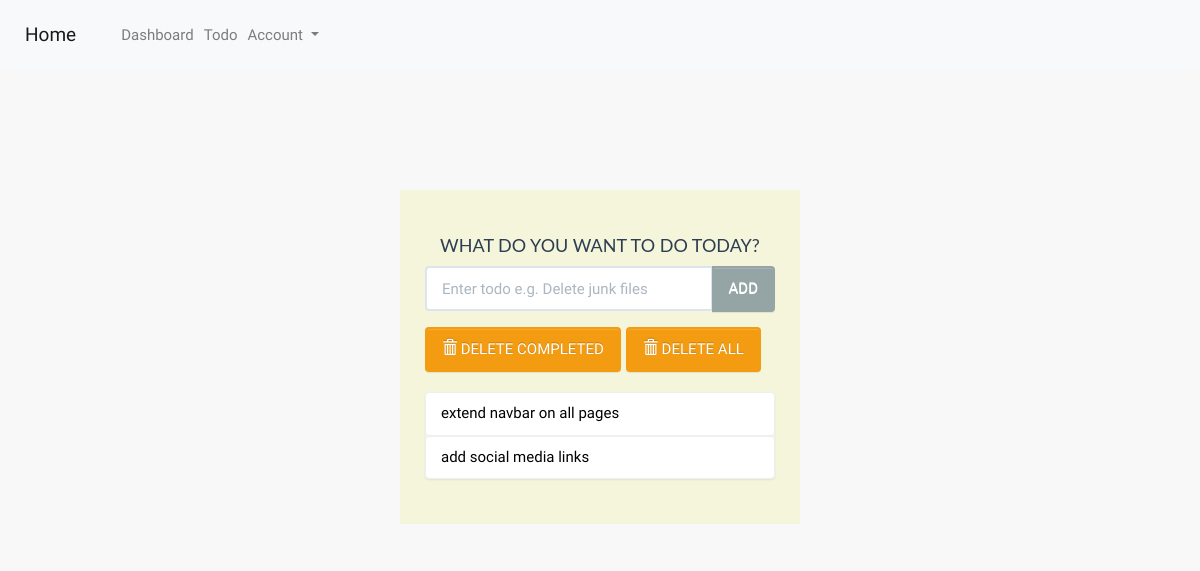
Page /todo/ (signed in) on the earlier database version.
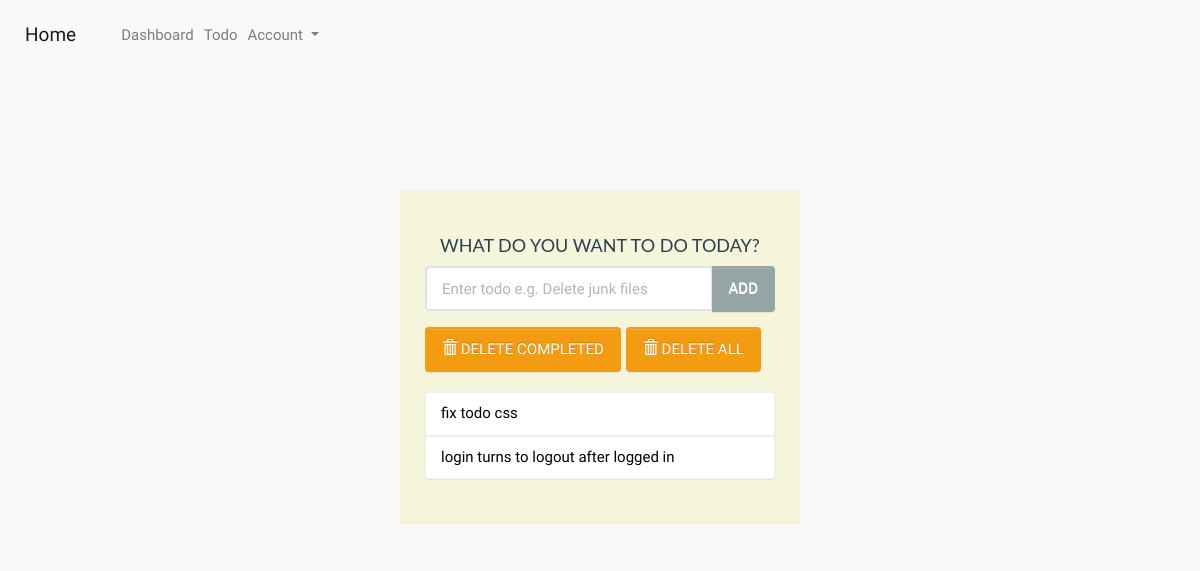
Same page on the later database version.
### todo/models.py (models this page shows, shortened)
class Todo(models.Model):
    text = models.CharField(max_length=40)
    complete = models.BooleanField(default=False)

### todo/views.py (the view)
# urls.py: path('', views.index, name='todo_url'),
@login_required
def index(request):
    todo_list = Todo.objects.order_by('id')
    form = TodoForm()
    context = {'todo_list' : todo_list, 'form' : form}
    return render(request, 'todo/index.html', context)

### todo/forms.py
class TodoForm(forms.Form):
    text = forms.CharField(max_length=40,
        widget=forms.TextInput(
            attrs={'class' : 'form-control', 'placeholder' : 'Enter todo e.g. Delete junk files', 'aria-label' : 'Todo', 'aria-describedby' : 'add-btn'}))

### todo/templates/todo/index.html (shortened to what this page needs)
{% extends 'base/navbar.html' %}
{% block navbar %}
    {% load static %}
    <!DOCTYPE html>
    <html lang="en">
    <head>
        <link rel="stylesheet" href="{% static 'todo/bs/css/flatly.min.css' %}"/>
        <link rel="stylesheet" href="{% static 'todo/styles.css' %}"/>
    </head>
    <body>
    <div class="container-fluid" id="wrapper">
        <div class="row">
            <div class="col-lg-4 col-lg-offset-4" id="content">
                <h2>WHAT DO YOU WANT TO DO TODAY?</h2>
                <form action="{% url 'add' %}" method="POST" role="form">
                    <div class="form-group">
                        <div class="input-group">
                            {{ form.text }}
                            <span class="input-group-btn">
								  <button type="submit" class="btn btn-default" id="add-btn">ADD</button>
							  </span>
                        </div>
                    </div>
                </form>
                <div class="row t10">
                    <div class="col-lg-12">
                        <div class="btn-toolbar">
                            <div class="btn-group">
                                <a href="{% url 'deletecomplete' %}">
                                    <button type="button" class="btn btn-warning">
                                        <i class="glyphicon glyphicon-trash"></i> DELETE COMPLETED
                                    </button>
                                </a>
                            </div>
                            <div class="btn-group">
                                <a href="{% url 'deleteall' %}">
                                    <button type="button" class="btn btn-warning">
                                        <i class="glyphicon glyphicon-trash"></i> DELETE ALL
                                    </button>
                                </a>
                            </div>
                        </div>
                    </div>
                </div>
                <ul class="list-group t20">
                    {% for todo in todo_list %}
                        {% if todo.complete %}
                            <li class="list-group-item todo-completed">{{ todo.text }}</li>
                        {% else %}
                            <a href="{% url 'complete' todo.id %}">
                                <li class="list-group-item">{{ todo.text }}</li>
                            </a>
                        {% endif %}
                    {% endfor %}
                </ul>
            </div>
        </div>
    </div>
    </body>
    </html>
{% endblock %}

### base/templates/base/navbar.html (shortened to what this page needs)
{% load static %}
<link href="{% static '/css/main.css' %}" rel="stylesheet" type="text/css">
<link rel="stylesheet" href="https://stackpath.bootstrapcdn.com/bootstrap/4.3.1/css/bootstrap.min.css"
<link rel="stylesheet" href="https://maxcdn.bootstrapcdn.com/bootstrap/3.3.7/css/bootstrap.min.css">
<link rel="stylesheet" href="https://maxcdn.bootstrapcdn.com/bootstrap/3.3.7/css/bootstrap-theme.min.css">
<nav class="navbar navbar-expand-lg navbar-light bg-light">
    <a class="navbar-brand" href="{% url 'home_url' %}">Home</a>
    <div class="collapse navbar-collapse" id="navbarTogglerDemo03">
        <ul class="navbar-nav mr-auto mt-2 mt-lg-0">
            <li class="nav-item">
                <a class="nav-link" href="{% url 'dashboard_url' %}">Dashboard</a>
            </li>
            <li class="nav-item">
                <a class="nav-link" href="{% url 'todo_url' %}">Todo</a>
            </li>
            <li class="nav-item dropdown">
                <a class="nav-link dropdown-toggle" href="{% url 'login_url' %}" id="navbarDropdown" role="button"
                   data-toggle="dropdown" aria-haspopup="true" aria-expanded="false">
                    Account
                </a>
            </li>
        </ul>
    </div>
</nav>
{% block navbar %}
{% endblock %}

### base/static/css/main.css (style rules this page uses)
body { background-color: #F8F8F8!Important; }
ul { padding: 0; list-style-type: none; }
.social-links ul,li { list-style-type: none; display: inline-block; }

### todo/static/todo/styles.css (style rules this page uses)
body { background: rgba(44, 62, 80, .8); font-family: 'Oswald', 'Futura', sans-serif; }
#wrapper { margin-top: 10% !important; }
#content { background: beige; padding: 25px; }
#content > h2 { font-size: 18px; text-align: center; padding-top: 0; }
.t10 { margin-top: 10px; }
.t20 { margin-top: 20px; }
.list-group-item { color: black; }

Differences in the rows shown:
removed Todo: text "extend navbar on all pages"
removed Todo: text "add social media links"
added Todo: text "fix todo css"
added Todo: text "login turns to logout after logged in"
